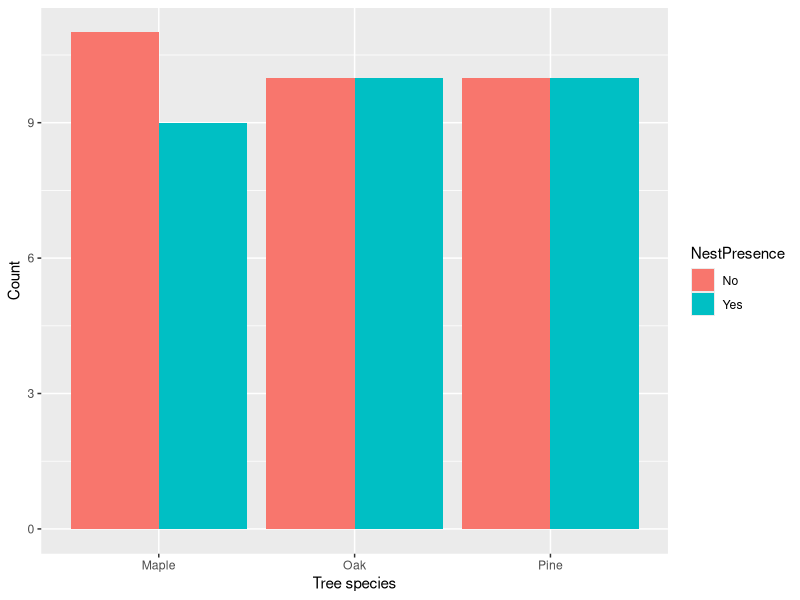
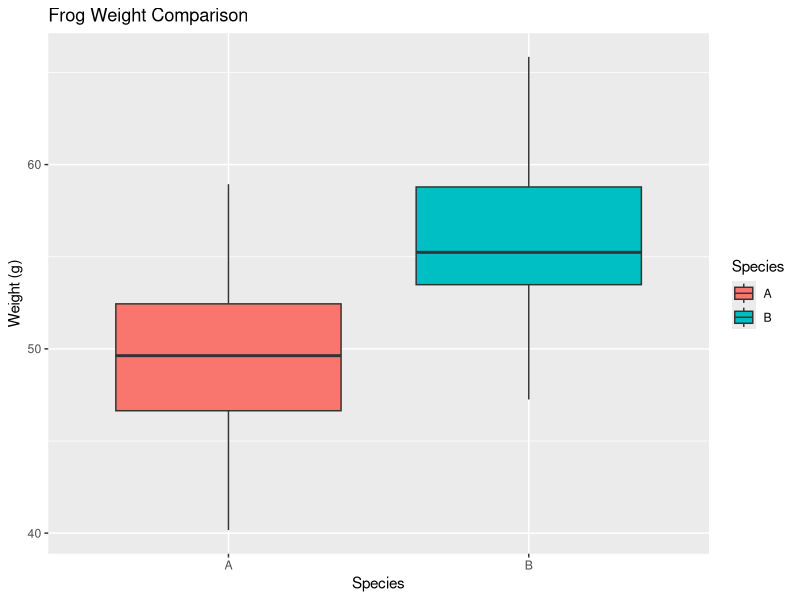
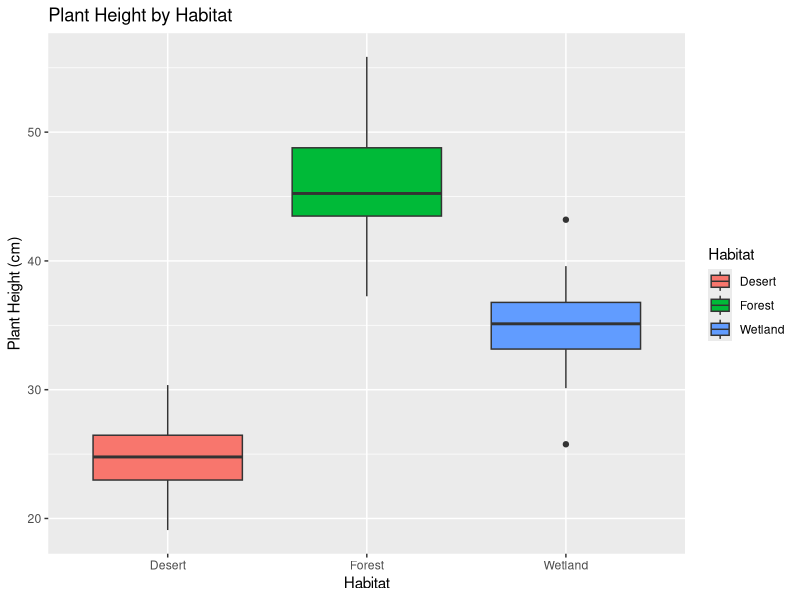
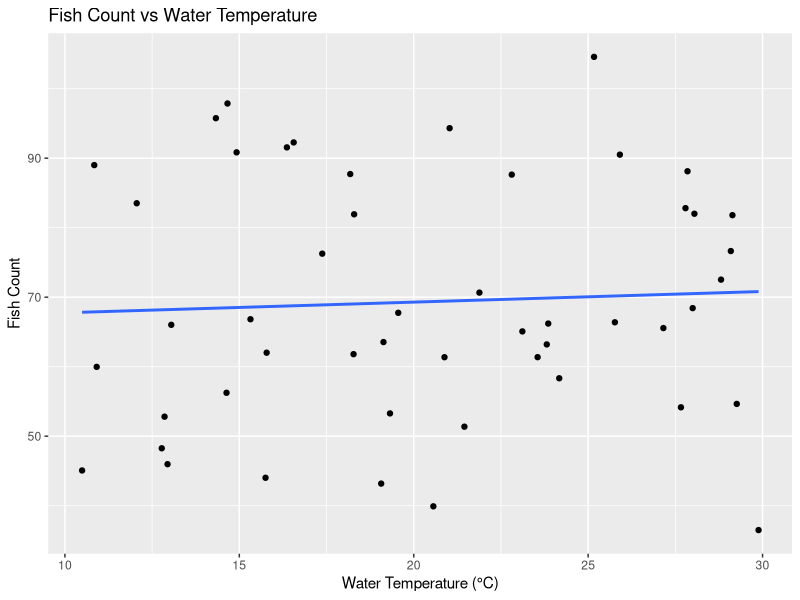
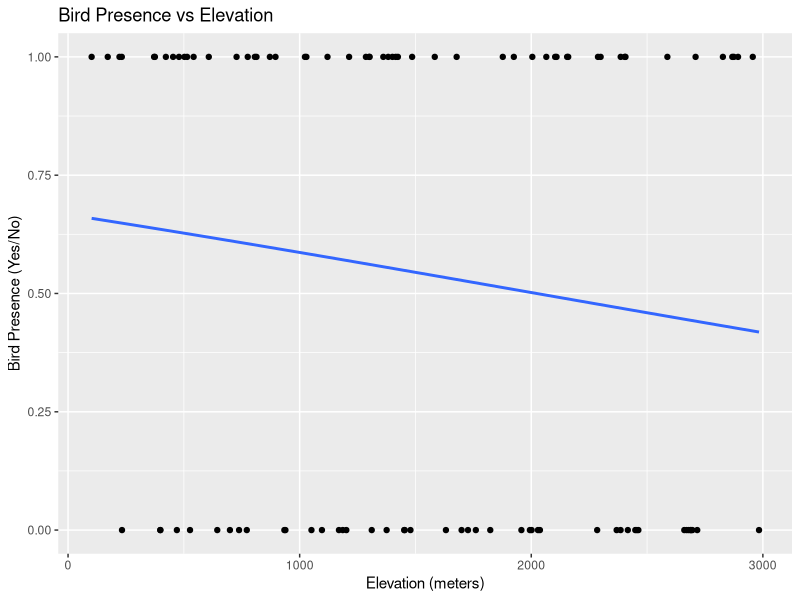

Write the R code that produced these figures, in order.
# In this R script we will explore different form of statistical tests!

# Load libraries
library(tidyverse)

# -------------------------------
# 1. G-test (Categorical Response and Categorical Explanatory Variable)

# Example: Bird nest preferences
data_g_test <- data.frame(
  TreeSpecies = factor(rep(c("Oak", "Pine", "Maple"), each = 20)),
  NestPresence = sample(c("Yes", "No"), 60, replace = TRUE)
)

# Check out the data
data_g_test

# Run a G-test (Chi-squared test)
g_test_result <- chisq.test(table(data_g_test$TreeSpecies, data_g_test$NestPresence))
print(g_test_result)

# Create a bar plot
ggplot(data_g_test, aes(x = TreeSpecies, fill = NestPresence)) +
  geom_bar(position = "dodge") +
  labs(x = "Tree species", y = "Count")

# -------------------------------

# -------------------------------
# t-test (Continuous Response and Categorical Explanatory Variable)

# Two species of frogs example
set.seed(123)
data_t_test <- data.frame(
  Species = factor(rep(c("A", "B"), each = 30)),
  Weight = c(rnorm(30, mean = 50, sd = 5), rnorm(30, mean = 55, sd = 5))
)

# Run t-test
t_test_result <- t.test(Weight ~ Species, data = data_t_test)
print(t_test_result)

# Create a boxplot
ggplot(data_t_test, aes(x = Species, y = Weight, fill = Species)) +
  geom_boxplot() +
  labs(title = "Frog Weight Comparison", x = "Species", y = "Weight (g)")
# -------------------------------

# -------------------------------
# ANOVA

# Create example data
set.seed(123)
data_anova <- data.frame(
  Habitat = factor(rep(c("Desert", "Forest", "Wetland"), each = 30)),
  PlantHeight = c(rnorm(30, mean = 25, sd = 3), rnorm(30, mean = 45, sd = 5), rnorm(30, mean = 35, sd = 4))
)

# Run ANOVA
anova_result <- aov(PlantHeight ~ Habitat, data = data_anova)
summary(anova_result)

# Create a boxplot
ggplot(data_anova, aes(x = Habitat, y = PlantHeight, fill = Habitat)) +
  geom_boxplot() +
  labs(title = "Plant Height by Habitat", x = "Habitat", y = "Plant Height (cm)")
# -------------------------------

# -------------------------------
# Linear regression

# Create example data
set.seed(123)
data_lm <- data.frame(
  WaterTemp = runif(50, 10, 30),
  FishCount = 10 + 3 * runif(50, 10, 30) + rnorm(50, 0, 5)
)

# Run linear regression
lm_result <- lm(FishCount ~ WaterTemp, data = data_lm)
summary(lm_result)

# Create a scatter plot with regression line
ggplot(data_lm, aes(x = WaterTemp, y = FishCount)) +
  geom_point() +
  geom_smooth(method = "lm", se = FALSE) +
  labs(title = "Fish Count vs Water Temperature", x = "Water Temperature (°C)", y = "Fish Count")
# -------------------------------

# -------------------------------
# Logistic regression

# Create example data
set.seed(123)
data_logit <- data.frame(
  Elevation = runif(100, 100, 3000),
  BirdPresence = sample(c(0, 1), 100, replace = TRUE)
)

# Run logistic regression
logit_result <- glm(BirdPresence ~ Elevation, data = data_logit, family = binomial)
summary(logit_result)

# Create a scatter plot with a logistic curve
ggplot(data_logit, aes(x = Elevation, y = BirdPresence)) +
  geom_point() +
  stat_smooth(method = "glm", method.args = list(family = binomial), se = FALSE) +
  labs(title = "Bird Presence vs Elevation", x = "Elevation (meters)", y = "Bird Presence (Yes/No)")


